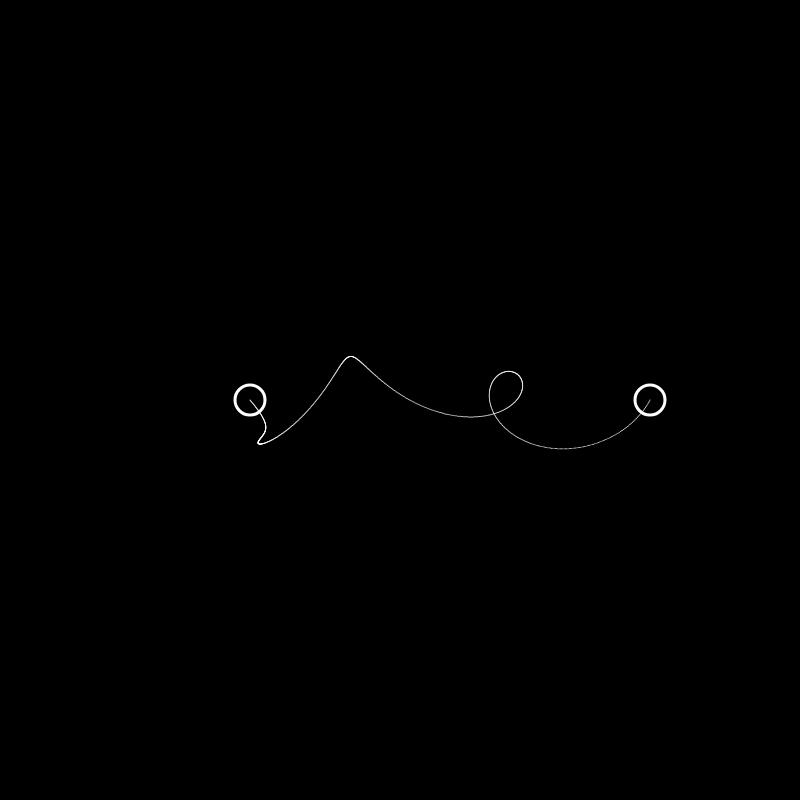
Frame 1 (no input)
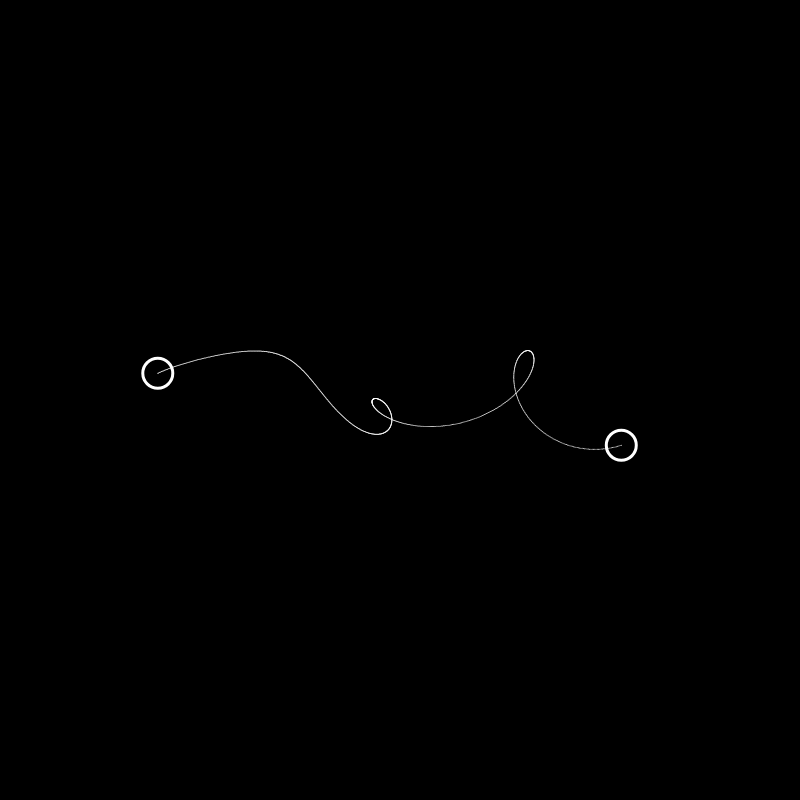
Frame 60 (no input)
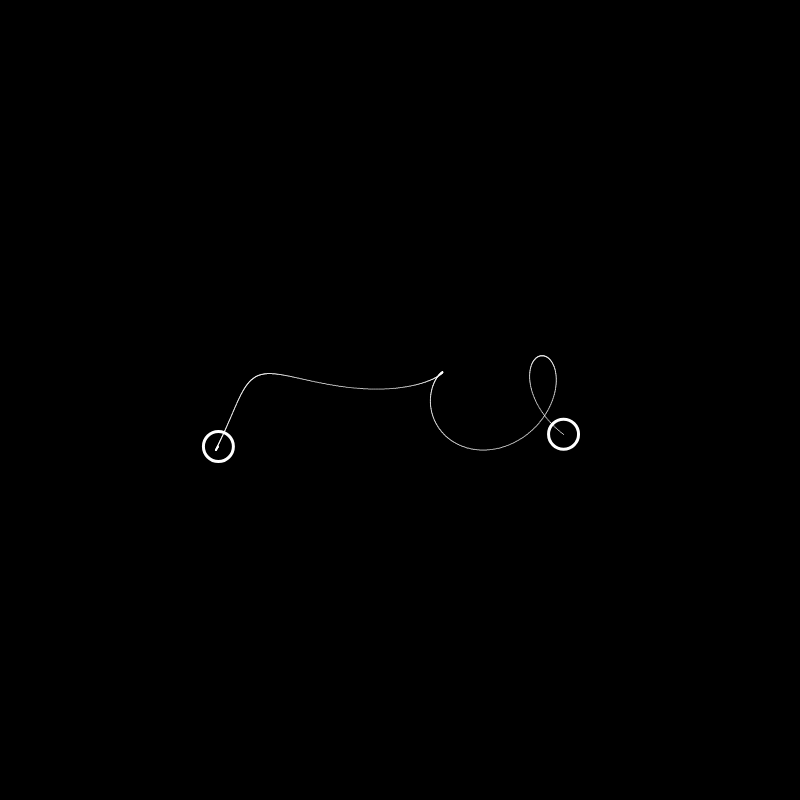
Frame 120 (the mouse pressed at the canvas centre since frame 60)

The p5.js sketch that drew these frames (run headless with seeded random() and noise() and a simulated clock; from frame 60 on, the mouse is pressed at the canvas centre):

// p5.js sketch
// ── sketch.js
let canvas

function setup() {
  createCanvas(800, 800)
  colorMode(HSB, 360, 100, 100, 100)
  color0 = color(0, 0, 100, 100)
  color1 = color(0, 0, 0, 100)
  color2 = color(323, 100, 77, 70)
  color3 = color(32, 100, 77, 70)
  color4 = color(123, 100, 77, 30)
  frameRate(60)
  // noLoop()
}

function draw() {
  background(0, 0, 0, 100)
  strokeWeight(3)
  fill(color1)
  stroke(color0)
  let timer = 1 * (frameCount - 1) / 100;
  let detail = 1000;
  let delay = -1.5;
  circle(x1(timer), y1(timer), 30)
  circle(x2(timer), y2(timer), 30)
  strokeWeight(1)
  for (let i = 0; i <= detail; i++) {
    let deltaT = 1 * i / detail;
    let x = lerp(x1(timer - delay * deltaT), x2(timer - delay * (1 - deltaT)), deltaT);
    let y = lerp(y1(timer - delay * deltaT), y2(timer - delay * (1 - deltaT)), deltaT);
    point(x, y);
  }
}


function x1(t) {
  return 0.25 * width + 50 * cos(TWO_PI * t);
}
function y1(t) {
  return 0.5 * height + 50 * sin(TWO_PI * t);
}

function x2(t) {
  return 0.75 * width + 50 * cos(2 * TWO_PI * t);
}
function y2(t) {
  return 0.5 * height + 50 * sin(2 * TWO_PI * t);
}




// ── embed.html
<!DOCTYPE html>

<head>
    <title>embedded example</title>
    <script src="https://cdn.jsdelivr.net/npm/p5@1.4.2/lib/p5.min.js"></script>
    <script src="sketch.js"></script>

    <!-- this line removes any default padding and style. you might only need one of these values set. -->
    <style>
        body {
            margin: 0;
            padding: 0;
            overflow: hidden;
        }

        canvas {
            /* margin: auto; */
        }

        /* Quick and dirty way to change DAT GUI position if needed */
        .dg.a {
            /*margin-top: 45px !important;*/
        }
    </style>

</head>

<body>

</body>

</html>
